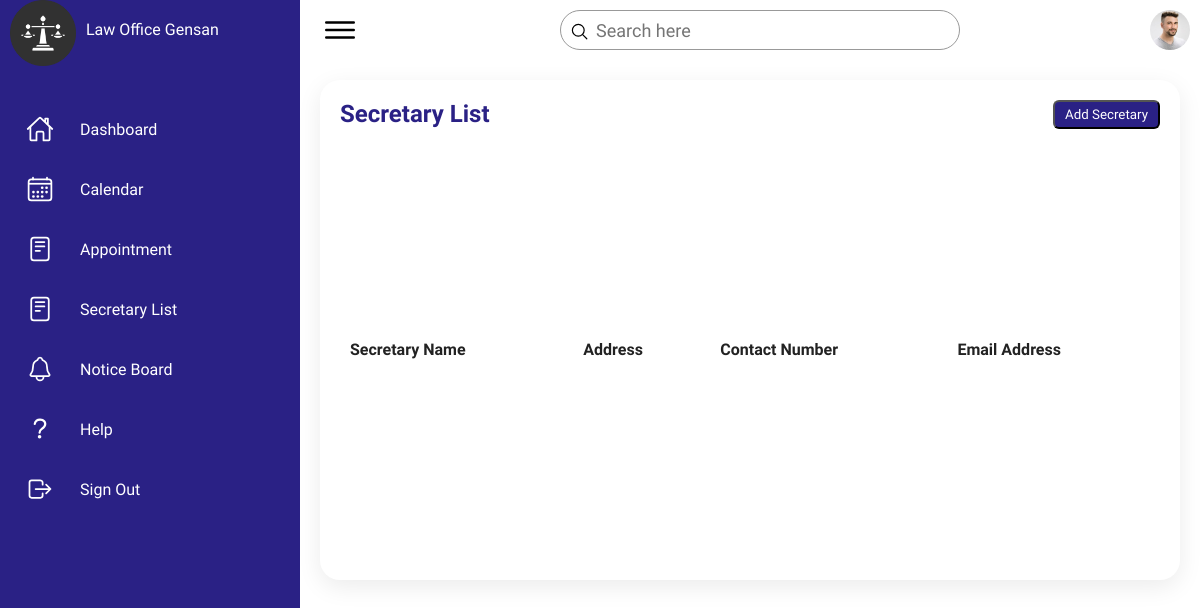
Page /lawyerSecretary.php on the earlier database version.
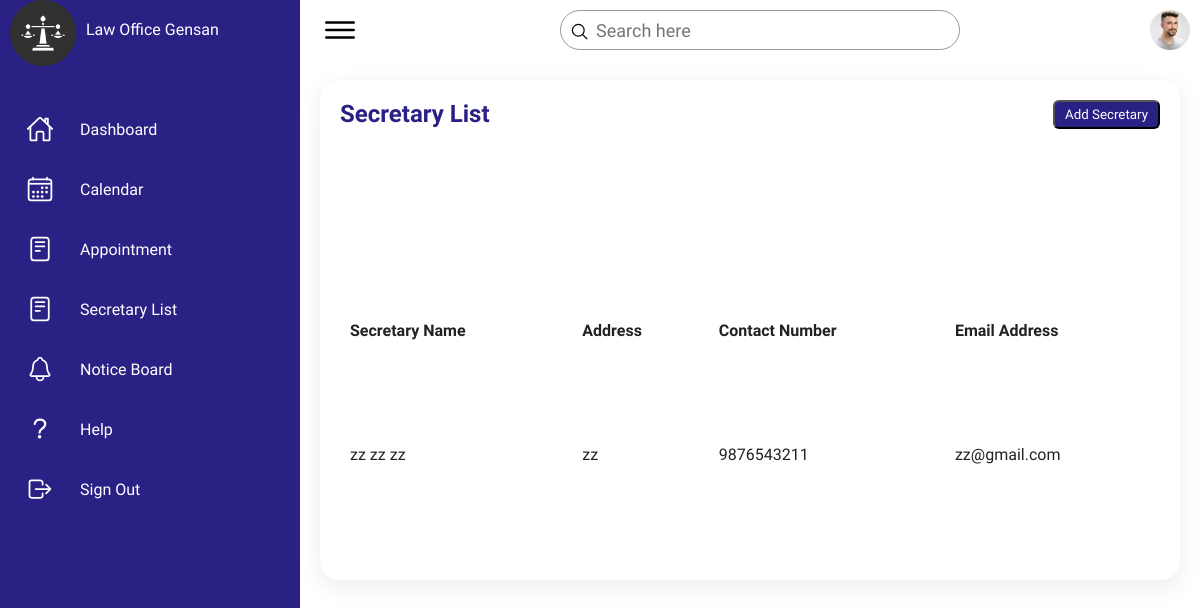
Same page on the later database version.
### tables this page shows
CREATE TABLE `tbl_userinfo` (
  `userinfo_id` int(11) NOT NULL,
  `firstName` varchar(244) NOT NULL,
  `middlename` varchar(244) NOT NULL,
  `lastName` varchar(244) NOT NULL,
  `gender` varchar(244) NOT NULL,
  `user_status` int(11) NOT NULL
);

CREATE TABLE `tbl_contactinfo` (
  `contact_id` int(11) NOT NULL,
  `user_id` int(11) NOT NULL,
  `address` varchar(244) NOT NULL,
  `barangay` varchar(244) NOT NULL,
  `city` varchar(244) NOT NULL,
  `zipcode` int(11) NOT NULL,
  `phoneNum` bigint(11) NOT NULL
);

CREATE TABLE `tbl_cred` (
  `usercred_id` int(11) NOT NULL,
  `user_id` int(11) NOT NULL,
  `email` varchar(244) NOT NULL,
  `password` varchar(244) NOT NULL
);

### lawyerSecretary.php (the view, shortened to what the changed rows need)
<?php
include "dbconn.php";
$sql = "SELECT tbl_userinfo.userinfo_id, tbl_userinfo.firstName, tbl_userinfo.middlename, tbl_userinfo.lastName, tbl_usertype.user_type, tbl_cred.email, tbl_contactinfo.address, tbl_contactinfo.phoneNum
FROM tbl_userinfo
JOIN tbl_usertype ON tbl_userinfo.userinfo_id = tbl_usertype.user_id
JOIN tbl_cred ON tbl_userinfo.userinfo_id = tbl_cred.user_id
JOIN tbl_contactinfo ON tbl_userinfo.userinfo_id = tbl_contactinfo.user_id
WHERE tbl_usertype.user_type = 'secretary'";
$result = mysqli_query($conn, $sql);
?>
<!DOCTYPE html>
<html lang="en">
<head>
    <link rel="stylesheet" href="lawyerSecretary.css">
</head>
<body>
  <div class="container">
        <div class="main">
             <div class="details">
                <div class="Appointment">
                    <div class="cardHeader">
                        <h2>Secretary List</h2>
                    </div>
                    <table id="lawoffice-table">
                        <thead>
                            <tr>
                                <td>Secretary Name</td>
                                <td>Address</td>
                                <td>Contact Number</td>
                                <td>Email Address</td>
                            </tr>
                        </thead>
                        <tbody>
                            <tr>
                                <?php
                                while($row = mysqli_fetch_assoc($result)){
                                    ?>
                                    <td><?php echo $row['firstName'] . ' ' . $row['middlename'] . ' ' . $row['lastName'];?></td>
                                    <td><?php echo $row['address']; ?></td>
                                    <td><?php echo $row['phoneNum']; ?></td>
                                    <td><?php echo $row['email']; ?></td>
                            </tr>
                            <?php
                                }
                                ?>
                        </tbody>
            </div>
        </div>
    </div>
</body>
</html>

Differences in the rows shown:
added tbl_userinfo: firstName "zz", middlename "zz", lastName "zz", tbl_contactinfo.address "zz", tbl_contactinfo.phoneNum "9876543211", tbl_cred.email "zz@gmail.com"
